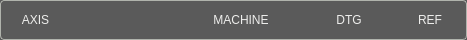
             <widget class="QFrame" name="frame_xyzHeaderLabels">
              <property name="sizePolicy">
               <sizepolicy hsizetype="Preferred" vsizetype="Fixed">
                <horstretch>0</horstretch>
                <verstretch>0</verstretch>
               </sizepolicy>
              </property>
              <property name="minimumSize">
               <size>
                <width>0</width>
                <height>40</height>
               </size>
              </property>
              <property name="maximumSize">
               <size>
                <width>16777215</width>
                <height>40</height>
               </size>
              </property>
              <property name="styleSheet">
               <string notr="true">.QFrame{
    border-style: solid;
    border-color: rgb(176, 179,172);
    border-width: 1px;
    border-radius: 4px;
    background-color: rgb(90, 90, 90);
    padding: -5px;
}</string>
              </property>
              <property name="frameShape">
               <enum>QFrame::StyledPanel</enum>
              </property>
              <property name="frameShadow">
               <enum>QFrame::Raised</enum>
              </property>
              <layout class="QHBoxLayout" name="horizontalLayout_136">
               <property name="spacing">
                <number>8</number>
               </property>
               <property name="leftMargin">
                <number>15</number>
               </property>
               <property name="rightMargin">
                <number>20</number>
               </property>
               <item>
                <widget class="StatusLabel" name="stlbl_xyzAxis">
                 <property name="sizePolicy">
                  <sizepolicy hsizetype="Fixed" vsizetype="Fixed">
                   <horstretch>0</horstretch>
                   <verstretch>0</verstretch>
                  </sizepolicy>
                 </property>
                 <property name="minimumSize">
                  <size>
                   <width>60</width>
                   <height>17</height>
                  </size>
                 </property>
                 <property name="maximumSize">
                  <size>
                   <width>60</width>
                   <height>17</height>
                  </size>
                 </property>
                 <property name="styleSheet">
                  <string notr="true">QLabel{
    color: rgb(238, 238, 236);
	font: 16pt &quot;Bebas Kai&quot;;
    padding-left: 1px;
    padding-right: 20px;
}</string>
                 </property>
                 <property name="text">
                  <string>AXIS</string>
                 </property>
                 <property name="alignment">
                  <set>Qt::AlignCenter</set>
                 </property>
                 <property name="rules" stdset="0">
                  <string>[]</string>
                 </property>
                </widget>
               </item>
               <item>
                <widget class="StatusLabel" name="stlbl_xyzWorking">
                 <property name="sizePolicy">
                  <sizepolicy hsizetype="Fixed" vsizetype="Fixed">
                   <horstretch>0</horstretch>
                   <verstretch>0</verstretch>
                  </sizepolicy>
                 </property>
                 <property name="minimumSize">
                  <size>
                   <width>100</width>
                   <height>17</height>
                  </size>
                 </property>
                 <property name="maximumSize">
                  <size>
                   <width>100</width>
                   <height>17</height>
                  </size>
                 </property>
                 <property name="styleSheet">
                  <string notr="true">QLabel{
    color: rgb(238, 238, 236);
	font: 16pt &quot;Bebas Kai&quot;;
    padding-left: 6px;
}</string>
                 </property>
                 <property name="alignment">
                  <set>Qt::AlignCenter</set>
                 </property>
                 <property name="rules" stdset="0">
                  <string>[{&quot;channels&quot;: [{&quot;url&quot;: &quot;status:g5x_index?text&quot;, &quot;trigger&quot;: true}], &quot;property&quot;: &quot;Text&quot;, &quot;expression&quot;: &quot;ch[0] + ' WORK'\n&quot;, &quot;name&quot;: &quot;WCS Header&quot;}]</string>
                 </property>
                </widget>
               </item>
               <item>
                <widget class="QLabel" name="lbl_xyzMachine">
                 <property name="enabled">
                  <bool>false</bool>
                 </property>
                 <property name="sizePolicy">
                  <sizepolicy hsizetype="Fixed" vsizetype="Fixed">
                   <horstretch>0</horstretch>
                   <verstretch>0</verstretch>
                  </sizepolicy>
                 </property>
                 <property name="minimumSize">
                  <size>
                   <width>100</width>
                   <height>17</height>
                  </size>
                 </property>
                 <property name="maximumSize">
                  <size>
                   <width>100</width>
                   <height>17</height>
                  </size>
                 </property>
                 <property name="styleSheet">
                  <string notr="true">QLabel{
    color: rgb(238, 238, 236);
	font: 16pt &quot;Bebas Kai&quot;;
}</string>
                 </property>
                 <property name="text">
                  <string>MACHINE</string>
                 </property>
                 <property name="alignment">
                  <set>Qt::AlignCenter</set>
                 </property>
                </widget>
               </item>
               <item>
                <widget class="QLabel" name="lbl_xtzDtg">
                 <property name="sizePolicy">
                  <sizepolicy hsizetype="Fixed" vsizetype="Fixed">
                   <horstretch>0</horstretch>
                   <verstretch>0</verstretch>
                  </sizepolicy>
                 </property>
                 <property name="minimumSize">
                  <size>
                   <width>100</width>
                   <height>17</height>
                  </size>
                 </property>
                 <property name="maximumSize">
                  <size>
                   <width>100</width>
                   <height>17</height>
                  </size>
                 </property>
                 <property name="styleSheet">
                  <string notr="true">QLabel{
    color: rgb(238, 238, 236);
	font: 16pt &quot;Bebas Kai&quot;;
}</string>
                 </property>
                 <property name="text">
                  <string>DTG</string>
                 </property>
                 <property name="alignment">
                  <set>Qt::AlignCenter</set>
                 </property>
                </widget>
               </item>
               <item>
                <widget class="StatusLabel" name="stlbl_xyzRef">
                 <property name="sizePolicy">
                  <sizepolicy hsizetype="Fixed" vsizetype="Fixed">
                   <horstretch>0</horstretch>
                   <verstretch>0</verstretch>
                  </sizepolicy>
                 </property>
                 <property name="minimumSize">
                  <size>
                   <width>40</width>
                   <height>17</height>
                  </size>
                 </property>
                 <property name="maximumSize">
                  <size>
                   <width>40</width>
                   <height>17</height>
                  </size>
                 </property>
                 <property name="styleSheet">
                  <string notr="true">QLabel{
    color: rgb(238, 238, 236);
	font: 16pt &quot;Bebas Kai&quot;;
    padding-left: 6px;
}</string>
                 </property>
                 <property name="text">
                  <string>REF</string>
                 </property>
                 <property name="alignment">
                  <set>Qt::AlignCenter</set>
                 </property>
                 <property name="rules" stdset="0">
                  <string>[]</string>
                 </property>
                </widget>
               </item>
              </layout>
             </widget>
